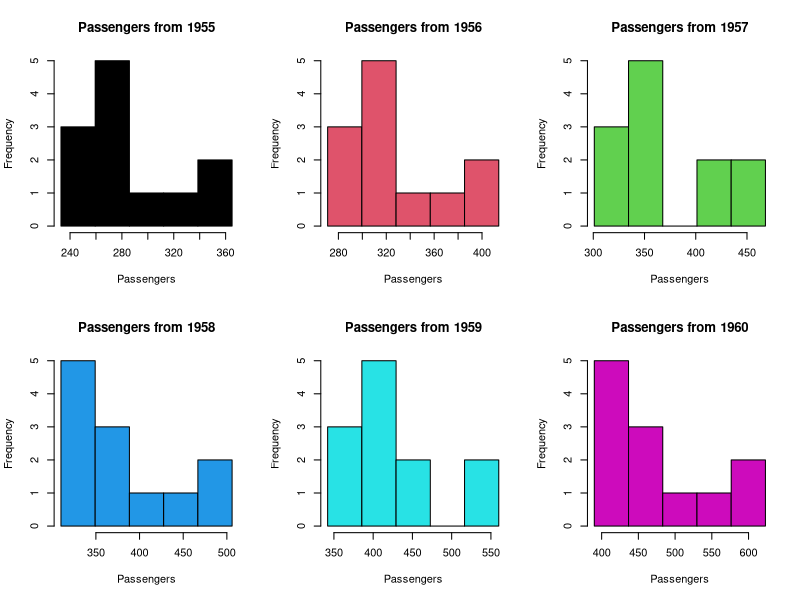
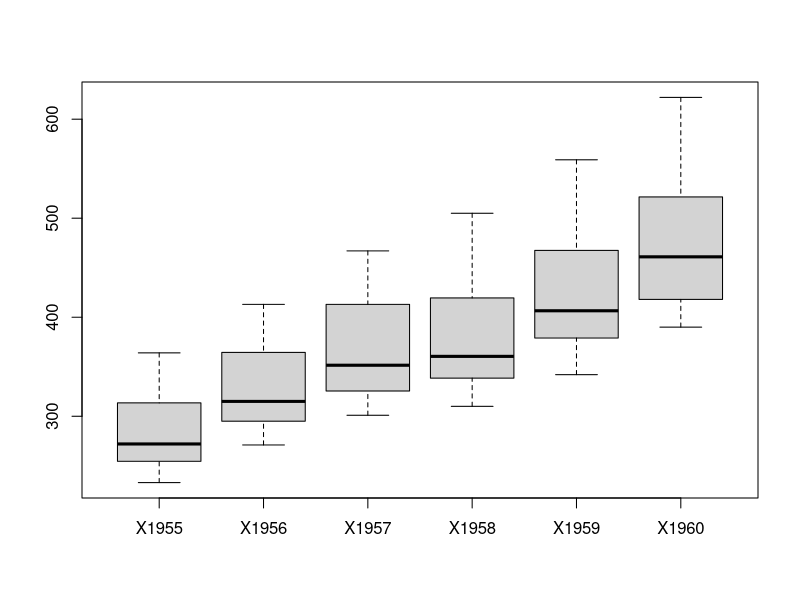
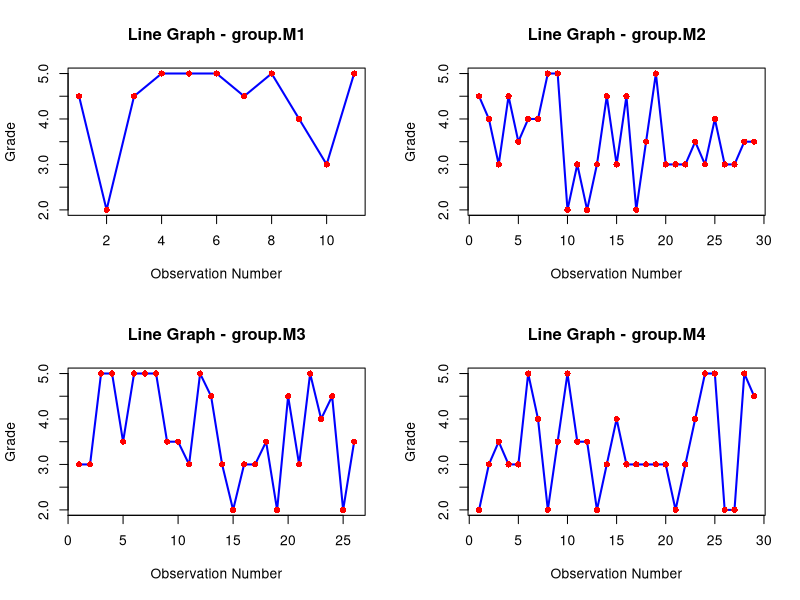

Generate these figures, in order, with R: (Note: this script raises an error after producing the figures.)
data = read.csv("flights.csv", sep=";")

# TASK 1
class(data)
data
for(i in 1:dim(data)[1]){
  print(data[i,])
}
length(names(data))
dim(data)

for(year in names(data)){
  year_data = data[[year]]
  mean_val = mean(year_data)
  median_val = median(year_data)
  quartiles = quantile(year_data)
  sd_val = sd(year_data)
  variability = sd_val / mean_val
  cat(paste("Year", year, ":\n"))
  cat(paste("  Mean:", round(mean_val, 2), "\n"))
  cat(paste("  Median:", round(median_val, 2), "\n"))
  cat(paste("  Standard deviation:", round(sd_val, 2), "\n"))
  cat(paste("  Variability index:", round(variability, 3), "\n"))
  cat(paste("  Q1-Q3:", round(quartiles[2], 2), "-", round(quartiles[4], 2), "\n\n"))
}

# quantile() -> min (0%), Q1 (25%), median (50%), Q3 (75%), max (100%)

par(mfrow=c(2,3))
colours = c("blue", "red", "green", "yellow", "lightgreen", "lightblue")
for(i in 1:6){
  year = names(data)[i]
  year_data = data[,year]
  #min_val = floor(min(year_data) / 25) * 25  # round down to nearest 25
  #max_val = ceiling(max(year_data) / 25) * 25  # round up to nearest 25
  #br = seq(min_val, max_val, 25)
  br = seq(min(year_data), max(year_data)+1, length.out=6)
  hist(year_data, breaks=br, main=paste("Passengers from", substr(year, 2, 5)), xlab="Passengers", col=i)
}

par(mfrow=c(1,1))
boxplot(data)

# TASK 2

notes = read.csv("notes.csv", sep=";", dec=",")
notes
dim(notes)

for(i in 1:4){
  cat(paste(length(na.omit(notes[,i])), "\n"))
}
na.omit(notes[,1])

!is.na(notes)
colSums(!is.na(notes))

ncol(notes)
nrow(notes)

par(mfrow=c(2,2))
for(i in 1:ncol(notes)){
  group_data = notes[,i]
  group_name = names(notes)[i]
  clean_data = na.omit(group_data)
  
  plot(clean_data, type="l", main=paste("Line Graph -", group_name), xlab="Observation Number", ylab="Grade", col="blue", lwd=2)
  points(clean_data, pch=16, col="red")  
}

# hist(): Designed for continuous data, automatically handles binning
# pie(): Designed for categorical data, expects already categorized counts

par(mfrow=c(2,2))
for(group in 1:4){
  discrete.histogram(notes[,group], main=paste0("Group", group))
}

par(mfrow=c(2,2))
for(i in 1:4){
  pie(table(notes[,i]), main=names(notes)[i])
}

# TASK 3

strawberries = read.csv("strawberries.csv", sep=";")
strawberries
for(i in 1:2){
  cat(names(strawberries)[i], ":\n")
  cat(sum(is.na(strawberries[i])), "\n")
  cat(length(na.omit(strawberries[,i])), "\n\n")
}
is.na(strawberries) # works on the whole df, na.omit for a row/vector/list

for(i in 1:2){
  clean_crop = na.omit(strawberries[,i])
  mean_val = mean(clean_crop)
  sd_val = sd(clean_crop)
  variability = sd_val / mean_val
  
  cat(names(strawberries)[i], ":\n")
  cat("  Mean value: ", mean_val, "\n")
  cat("  Standard deviation: ", sd_val, "\n")
  cat("  Variability: ", variability, "\n\n")
}

par(mfrow=c(1,2))
for(i in 1:2){
  clean_crop = na.omit(strawberries[,i])
  hist(clean_crop, freq=F, main=names(strawberries)[i], xlab="Crop")
}

par(mfrow=c(1,1))
boxplot(strawberries)

max(na.omit(strawberries))
min(na.omit(strawberries))

par(mfrow=c(1,2))
for(i in 1:2){
  crop_data = na.omit(strawberries[,i])
  crop_name = names(strawberries)[i]
  
  min_val = min(crop_data)
  max_val = max(crop_data)
  intervals = seq(min_val, max_val, length.out=5) # there will be length.out-1 intervals
  
  freq_table = table(cut(crop_data, breaks=intervals))
  
  pie(freq_table, main=paste("Pie chart -", crop_name), col=rainbow(length(freq_table)), cex=0.85)
}
